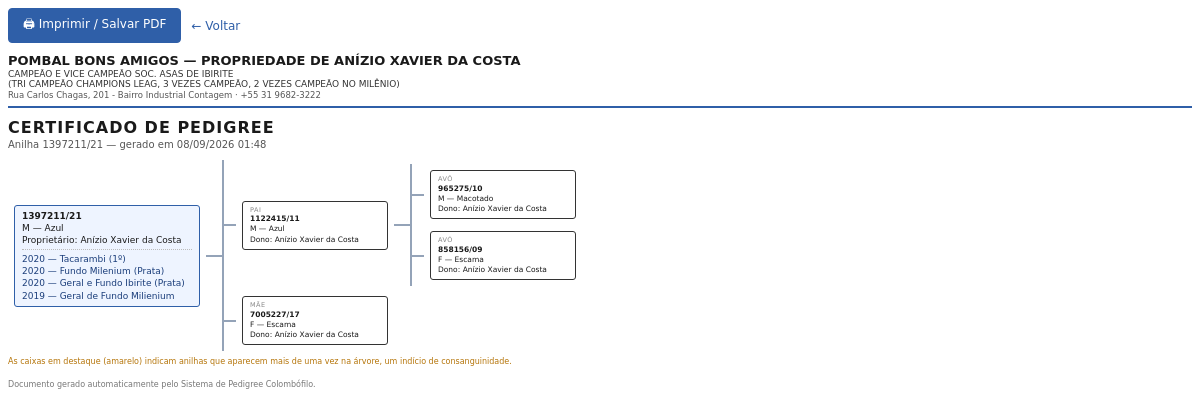
The app's page /api/pombos/12/certificado-html with its own data.
### app/models.py (models this page shows)
class Proprietario(Base):
    __tablename__ = "proprietarios"
    id: Mapped[int] = mapped_column(Integer, primary_key=True)
    nome: Mapped[str] = mapped_column(String(200), nullable=False)
    colombodromo: Mapped[str | None] = mapped_column(String(200))
    endereco: Mapped[str | None] = mapped_column(String(300))
    telefone: Mapped[str | None] = mapped_column(String(50))
    email: Mapped[str | None] = mapped_column(String(200))
    observacoes: Mapped[str | None] = mapped_column(Text)
    pombos: Mapped[list["Pombo"]] = relationship(back_populates="proprietario")

class Pombo(Base):
    __tablename__ = "pombos"
    id: Mapped[int] = mapped_column(Integer, primary_key=True)
    anilha: Mapped[str] = mapped_column(String(50), nullable=False, unique=True, index=True)
    sexo: Mapped[Sexo] = mapped_column(Enum(Sexo, name="sexo"), default=Sexo.DESCONHECIDO)
    cor: Mapped[str | None] = mapped_column(String(100))
    status: Mapped[StatusPombo] = mapped_column(
        Enum(StatusPombo, name="status_pombo"), default=StatusPombo.ATIVO
    )
    observacoes: Mapped[str | None] = mapped_column(Text)
    origem: Mapped[str | None] = mapped_column(String(200))
    proprietario_id: Mapped[int | None] = mapped_column(ForeignKey("proprietarios.id"))
    proprietario: Mapped[Proprietario | None] = relationship(back_populates="pombos")
    pai_id: Mapped[int | None] = mapped_column(ForeignKey("pombos.id"))
    mae_id: Mapped[int | None] = mapped_column(ForeignKey("pombos.id"))
    pai: Mapped["Pombo | None"] = relationship(
        remote_side="Pombo.id", foreign_keys=[pai_id], back_populates="filhos_como_pai"
    )
    mae: Mapped["Pombo | None"] = relationship(
        remote_side="Pombo.id", foreign_keys=[mae_id], back_populates="filhos_como_mae"
    )
    filhos_como_pai: Mapped[list["Pombo"]] = relationship(
        foreign_keys=[pai_id], back_populates="pai"
    )
    filhos_como_mae: Mapped[list["Pombo"]] = relationship(
        foreign_keys=[mae_id], back_populates="mae"
    )
    resultados: Mapped[list["Resultado"]] = relationship(
        back_populates="pombo", cascade="all, delete-orphan"
    )

class Resultado(Base):
    __tablename__ = "resultados"
    id: Mapped[int] = mapped_column(Integer, primary_key=True)
    pombo_id: Mapped[int] = mapped_column(ForeignKey("pombos.id"), nullable=False)
    ano: Mapped[int | None] = mapped_column(Integer)
    competicao: Mapped[str] = mapped_column(String(200), nullable=False)
    distancia_km: Mapped[int | None] = mapped_column(Integer)
    colocacao: Mapped[str | None] = mapped_column(String(100))
    premio: Mapped[str | None] = mapped_column(String(200))
    observacao: Mapped[str | None] = mapped_column(Text)
    pombo: Mapped[Pombo] = relationship(back_populates="resultados")

### app/routers/certificado.py (the view)
@router.get("/{pombo_id}/certificado-html", response_class=HTMLResponse)
def gerar_certificado_html(
    pombo_id: int, geracoes: int = Query(default=4, ge=1, le=6), db: Session = Depends(get_db)
):
    html_str, _ = _renderizar_html(pombo_id, geracoes, db)
    return HTMLResponse(content=html_str)

### app/pdf/templates/certificado.html (shortened to what this page needs)
<!doctype html>
<html lang="pt-br">
<head>
</head>
<body>
  <div class="barra-acoes no-print">
    <button onclick="window.print()">🖨 Imprimir / Salvar PDF</button>
    <a href="javascript:history.back()">← Voltar</a>
  </div>
  {% macro lista_resultados(resultados) %}
    {% if resultados %}
    <div class="titulos">
      {% for r in resultados %}
        <div>{% if r.ano %}{{ r.ano }} &mdash; {% endif %}{{ r.competicao }}{% if r.colocacao %} ({{ r.colocacao }}){% endif %}</div>
      {% endfor %}
    </div>
    {% endif %}
  {% endmacro %}
  {% macro render_no(no) %}
    <div class="pair">
      <div class="box{{ ' duplicado' if no and no.duplicado else '' }}">
        {% if no %}
          {% if no.grau_parentesco %}<div class="grau">{{ no.grau_parentesco }}</div>{% endif %}
          <span class="anilha">{{ no.anilha }}</span>
          {{ no.sexo.value if no.sexo else '' }} &mdash; {{ no.cor or '' }}<br>
          {% if no.proprietario_nome %}Dono: {{ no.proprietario_nome }}{% endif %}
        {% else %}
          <em>Desconhecido</em>
        {% endif %}
      </div>
      {% if no and (no.pai or no.mae) %}
      <div class="stub-h"></div>
      <div class="children">
        <div class="branch"><div class="stub"></div>{{ render_no(no.pai) }}</div>
        <div class="branch"><div class="stub"></div>{{ render_no(no.mae) }}</div>
      </div>
      {% endif %}
    </div>
  {% endmacro %}
  {% if pombo.proprietario %}
  <div class="cabecalho">
    <div class="cabecalho-titulo">
      {% if pombo.proprietario.colombodromo %}Pombal {{ pombo.proprietario.colombodromo }} &mdash; {% endif %}Propriedade de {{ pombo.proprietario.nome }}
    </div>
    {% if pombo.proprietario.observacoes %}<div class="cabecalho-obs">{{ pombo.proprietario.observacoes }}</div>{% endif %}
    {% if pombo.proprietario.endereco or pombo.proprietario.telefone or pombo.proprietario.email %}
    <div class="cabecalho-contato">
      {{ [pombo.proprietario.endereco, pombo.proprietario.telefone, pombo.proprietario.email] | select | join(' &middot; ') }}
    </div>
    {% endif %}
  </div>
  {% endif %}
  <h1>Certificado de Pedigree</h1>
  <div class="subtitulo">Anilha {{ pombo.anilha }} &mdash; gerado em {{ gerado_em.strftime('%d/%m/%Y %H:%M') }}</div>
  <div class="pair">
    <div class="box principal">
      <span class="anilha">{{ pombo.anilha }}</span>
      {{ pombo.sexo.value if pombo.sexo else '' }} &mdash; {{ pombo.cor or '' }}<br>
      {% if pombo.proprietario %}Proprietário: {{ pombo.proprietario.nome }}<br>{% endif %}
      {{ lista_resultados(arvore.resultados) }}
    </div>
    {% if arvore.pai or arvore.mae %}
    <div class="stub-h"></div>
    <div class="children">
      <div class="branch"><div class="stub"></div>{{ render_no(arvore.pai) }}</div>
      <div class="branch"><div class="stub"></div>{{ render_no(arvore.mae) }}</div>
    </div>
    {% endif %}
  </div>
  <div class="aviso">As caixas em destaque (amarelo) indicam anilhas que aparecem mais de uma vez na árvore, um indício de consanguinidade.</div>
  <div class="rodape">Documento gerado automaticamente pelo Sistema de Pedigree Colombófilo.</div>
</body>
</html>

### app/pdf/templates/certificado.html (style rules this page uses)
body { font-family: "DejaVu Sans", Arial, sans-serif; color: #1a1a1a; }
.barra-acoes { display: flex; align-items: center; gap: 10px; margin-bottom: 10px; }
.barra-acoes button { cursor: pointer; padding: 6px 14px; border-radius: 4px; border: 1px solid #2f5fa8; background: #2f5fa8; color: #fff; font-size: 12px; font-family: inherit; }
.barra-acoes a { font-size: 12px; color: #2f5fa8; text-decoration: none; }
h1 { font-size: 16px; margin: 0 0 2px 0; text-transform: uppercase; letter-spacing: 1px; }
.cabecalho { border-bottom: 2px solid #2f5fa8; padding-bottom: 6px; margin-bottom: 10px; }
.cabecalho-titulo { font-size: 13px; font-weight: bold; text-transform: uppercase; }
.cabecalho-obs { font-size: 9px; color: #333; margin-top: 1px; white-space: pre-line; }
.cabecalho-contato { font-size: 8.5px; color: #555; margin-top: 1px; }
.subtitulo { font-size: 10px; color: #555; margin-bottom: 10px; }
.pair { display: flex; align-items: center; }
.children { display: flex; flex-direction: column; justify-content: space-around; border-left: 2px solid #94a3b8; }
.stub-h { width: 16px; height: 2px; background: #94a3b8; flex-shrink: 0; }
.branch { display: flex; align-items: center; padding: 4px 0; }
.branch .stub { width: 12px; height: 2px; background: #94a3b8; flex-shrink: 0; }
.box { border: 1px solid #333; border-radius: 3px; padding: 4px 7px; font-size: 7.5px; line-height: 1.35; min-width: 130px; margin: 2px 6px; background: #ffffff; }
.box.principal { min-width: 170px; font-size: 9px; background: #eef4ff; border-color: #2f5fa8; }
.box .anilha { font-weight: bold; display: block; }
.box .grau { text-transform: uppercase; letter-spacing: 0.5px; color: #888; font-size: 6.5px; }
.titulos { margin-top: 3px; padding-top: 3px; border-top: 1px dotted #bbb; color: #2f5fa8; }
.box.principal .titulos { color: #1a3d7a; }
.rodape { margin-top: 14px; font-size: 8px; color: #777; }
.aviso { margin-top: 6px; font-size: 8px; color: #b5750a; }

### records on screen
Proprietario: proprietario.colombodromo "BONS AMIGOS", proprietario.nome "ANÍZIO XAVIER DA COSTA", proprietario.observacoes "CAMPEÃO E VICE CAMPEÃO SOC. ASAS DE IBIRITE (TRI CAMPEÃO CHAMPIONS LEAG, 3 VEZES CAMPEÃO, 2 VEZES CAMPEÃO NO MILÊNIO)", endereco+telefone+email "Rua Carlos Chagas, 201 - Bairro Industrial Contagem · +55 31 9682-3222", proprietario.nome "Anízio Xavier da Costa", proprietario_nome "Anízio Xavier da Costa Anízio Xavier da Costa Anízio Xavier da Costa Anízio Xavier da Costa"
Pombo: anilha "1397211/21", sexo "M", cor "Azul"
Resultado: ano "2020", competicao "Tacarambi", colocacao "1º"
Resultado: ano "2020", competicao "Fundo Milenium", colocacao "Prata"
Resultado: ano "2020", competicao "Geral e Fundo Ibirite", colocacao "Prata"
Resultado: ano "2019", competicao "Geral de Fundo Milienium"
Pombo: anilha "1122415/11", cor "Azul"
Pombo: anilha "965275/10", cor "Macotado"
Pombo: anilha "858156/09", cor "Escama"
Pombo: anilha "7005227/17", cor "Escama"

### other values on screen
{{ gerado_em.strftime('%d/%m/%Y %H:%M') }} "08/09/2026 01:48"
{{ no.grau_parentesco }} "PAI AVÔ AVÓ MÃE"
{{ no.sexo.value if no.sexo else '' }} "M F F"
